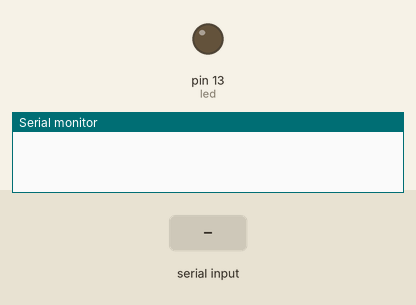
Recording of a sketch running on a simulated Arduino Uno, built with avr-gcc and run on an emulated ATmega328P. Parts: output pins drawn as LEDs (lit = HIGH), the last lines printed to the serial monitor. The inputs (shaded band) are chosen by the test bench.

Above: at 1.2 s.
1.3 s: "e" received over Serial
At 2.5 s:
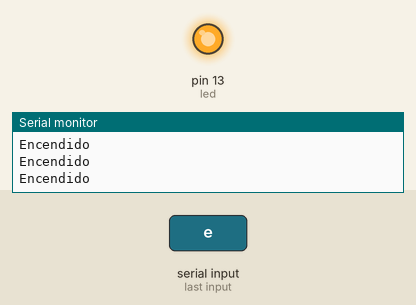
2.8 s: "a" received over Serial
At 3.3 s:
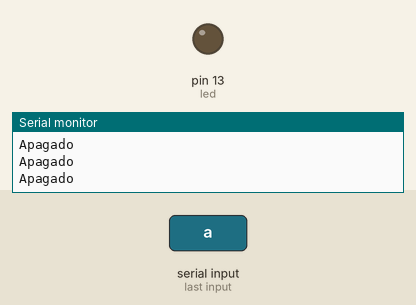
Timing chart, 0 to 5.8 s (numbered marks = the images above; inputs shaded):
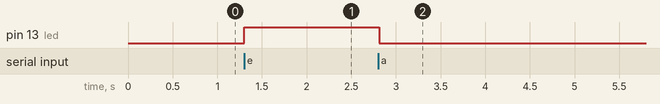

The sketch:

comunicacionSerialEj1.ino
```cpp
int led = 13;
char caracter;
void setup() {
  // put your setup code here, to run once:
  pinMode(led, OUTPUT);
  Serial.begin(9600);
}

void loop() {
  // put your main code here, to run repeatedly:
  if (Serial.available() > 0) {
    caracter = Serial.read();
  }
  if (caracter == 'e') {
    digitalWrite(led, HIGH);
    Serial.println("Encendido");
  }
  if(caracter == 'a'){
    digitalWrite(led, LOW);
    Serial.println("Apagado");
  }

}
```

Measured:
- after the input at 1.3 s, pin 13 (led): LOW → HIGH at once
- after the input at 2.8 s, pin 13 (led): HIGH → LOW at once
